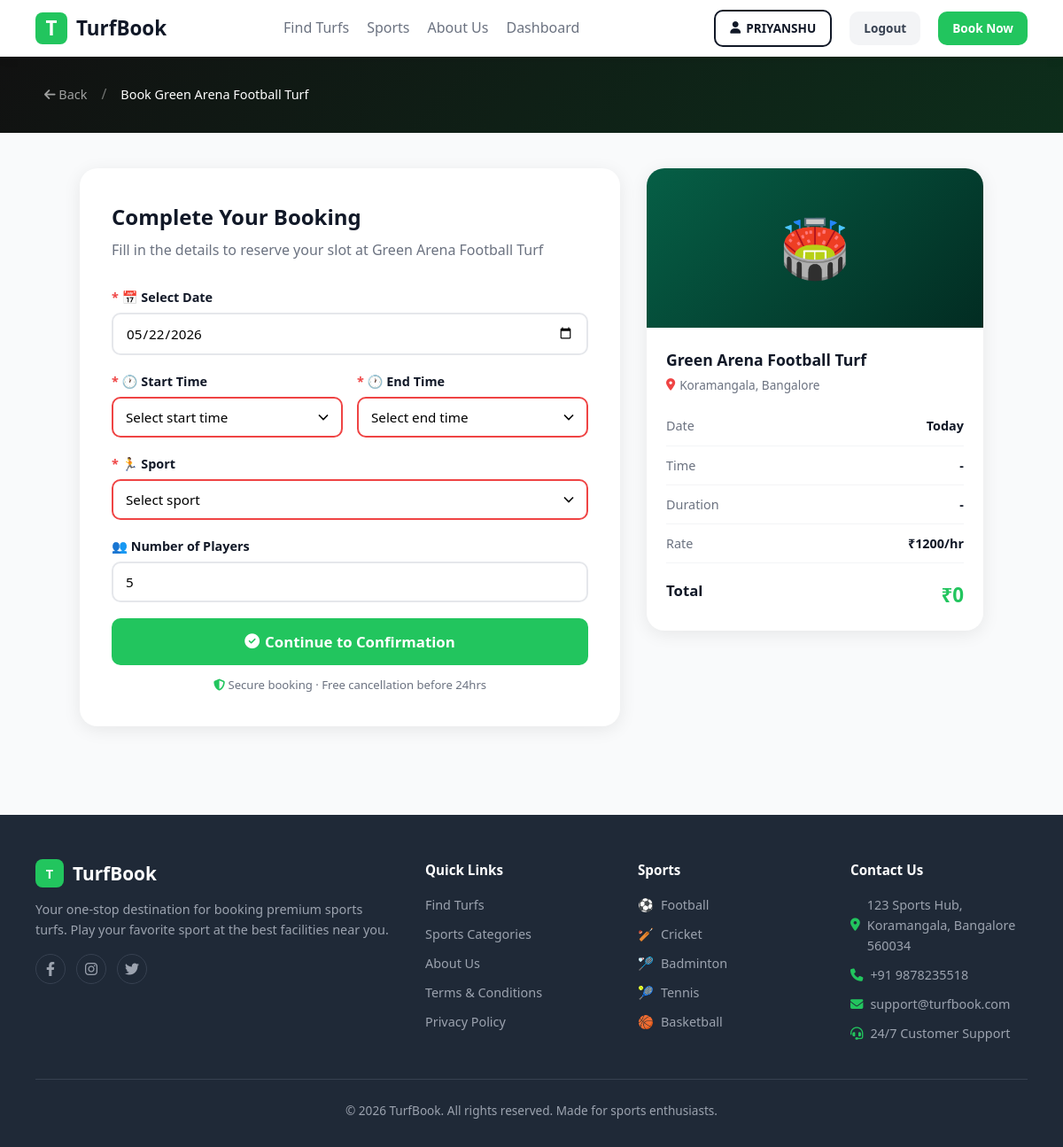
The page /book/1 (signed in) on the database its author committed.
### tables this page shows
CREATE TABLE turfs (
            id INTEGER PRIMARY KEY AUTOINCREMENT,
            name TEXT NOT NULL,
            location TEXT NOT NULL,
            city TEXT NOT NULL,
            distance REAL,
            rating REAL DEFAULT 4.5,
            review_count INTEGER DEFAULT 0,
            open_time TEXT DEFAULT '6 AM',
            close_time TEXT DEFAULT '11 PM',
            max_players INTEGER DEFAULT 22,
            price_per_hour INTEGER NOT NULL,
            sports TEXT NOT NULL,
            amenities TEXT DEFAULT '',
            image_url TEXT DEFAULT '',
            description TEXT DEFAULT '',
            is_active INTEGER DEFAULT 1
        );

### app.py (the view, shortened to what this page needs)
@app.route('/book/<int:turf_id>', methods=['GET', 'POST'])
@login_required
def book(turf_id):
    conn = get_db()
    turf = conn.execute("SELECT * FROM turfs WHERE id=?", (turf_id,)).fetchone()
    if not turf:
        conn.close()
        flash('Turf not found.', 'danger')
        return redirect(url_for('find_turfs'))
    conn.close()
    today = date.today().isoformat()
    slots = [f"{h:02d}:00" for h in range(6, 24)]
    return render_template('book.html', turf=turf, today=today, slots=slots)

### app.py (called while the page is built)
def get_db():
    conn = sqlite3.connect(DB_PATH)
    conn.row_factory = sqlite3.Row
    return conn

def login_required(f):
    @wraps(f)
    def decorated(*args, **kwargs):
        if 'user_id' not in session:
            flash('Please login to continue.', 'warning')
            return redirect(url_for('login'))
        return f(*args, **kwargs)
    return decorated

### templates/book.html (shortened to what this page needs)
{% extends 'base.html' %}
{% block content %}
<div style="background: linear-gradient(135deg, #111, #0d2e1b); padding: 30px 40px; color: white;">
  <div style="max-width:1100px; margin:0 auto; display:flex; align-items:center; gap:16px;">
    <a href="/turf/{{ turf.id }}" style="color:rgba(255,255,255,0.6); font-size:0.9rem;"><i class="fa fa-arrow-left"></i> Back</a>
    <span style="color:rgba(255,255,255,0.4);">/</span>
    <span style="color:white; font-size:0.9rem;">Book {{ turf.name }}</span>
  </div>
</div>
<div class="book-layout">
  <div class="book-form-card">
    <h2>Complete Your Booking</h2>
    <p class="subtitle">Fill in the details to reserve your slot at {{ turf.name }}</p>
    <form action="/book/{{ turf.id }}" method="post" id="bookingForm" onsubmit="return validateForm()">
      <div class="form-group">
        <label><span style="color:var(--red);">*</span> 📅 Select Date</label>
        <input type="date" name="booking_date" id="bookingDate" class="form-control" min="{{ today }}" value="{{ today }}" required onchange="checkAvailability()">
      </div>
      <div class="form-row">
        <div class="form-group">
          <label><span style="color:var(--red);">*</span> 🕐 Start Time</label>
          <select name="start_time" id="startTime" class="form-control" required onchange="updateSummary(); validateTimes();">
            <option value="">Select start time</option>
          </select>
        </div>
        <div class="form-group">
          <label><span style="color:var(--red);">*</span> 🕐 End Time</label>
          <select name="end_time" id="endTime" class="form-control" required onchange="updateSummary(); validateTimes();">
            <option value="">Select end time</option>
          </select>
        </div>
      </div>
      <div class="form-group">
        <label><span style="color:var(--red);">*</span> 🏃 Sport</label>
        <select name="sport" class="form-control" required>
          <option value="">Select sport</option>
        </select>
      </div>
      <div class="form-group">
        <label>👥 Number of Players</label>
        <input type="number" name="players" class="form-control" min="1" max="{{ turf.max_players }}" value="5" placeholder="How many players?">
      </div>
      <button type="submit" class="btn btn-green" id="submitBtn" style="width:100%; justify-content:center; font-size:1.05rem; padding:15px;">
        <i class="fa fa-check-circle"></i> Continue to Confirmation
      </button>
      <p style="color:var(--gray); font-size:0.82rem; text-align:center; margin-top:12px;">
        <i class="fa fa-shield-alt" style="color:var(--green)"></i> Secure booking · Free cancellation before 24hrs
      </p>
    </form>
  </div>
  <div>
    <div class="turf-summary">
      <div class="turf-summary-img">{{ turf.image_url }}</div>
      <div class="turf-summary-body">
        <h3>{{ turf.name }}</h3>
        <div class="loc"><i class="fa fa-map-marker-alt" style="color:var(--red)"></i> {{ turf.location }}, {{ turf.city }}</div>
        <div class="summary-row"><span class="label">Date</span><span class="val" id="sumDate">Today</span></div>
        <div class="summary-row"><span class="label">Time</span><span class="val" id="sumTime">-</span></div>
        <div class="summary-row"><span class="label">Duration</span><span class="val" id="sumDuration">-</span></div>
        <div class="summary-row"><span class="label">Rate</span><span class="val">₹{{ turf.price_per_hour }}/hr</span></div>
        <div class="total-row"><span class="label">Total</span><span class="val" id="sumTotal">₹0</span></div>
      </div>
    </div>
  </div>
</div>
{% endblock %}

### static/css/style.css (style rules this page uses)
:root { --green: #22c55e; --green-dark: #16a34a; --yellow: #f59e0b; --dark: #111827; --gray: #6b7280; --light: #f9fafb; --white: #fff; --red: #ef4444; --blue: #3b82f6; --border-radius: 10px; --shadow-sm: 0 2px 12px rgba(0,0,0,0.07); --shadow-md: 0 4px 20px rgba(0,0,0,0.08); --shadow-lg: 0 8px 30px rgba(0,0,0,0.12); --transition: all 0.3s ease; }
* { box-sizing: border-box; margin: 0; padding: 0; }
html, body { width: 100%; height: 100%; }
body { font-family: 'Segoe UI', Tahoma, Geneva, Verdana, sans-serif; color: var(--dark); background: var(--light); line-height: 1.6; }
a { text-decoration: none; color: inherit; transition: var(--transition); }
button, input, select, textarea { font-family: inherit; font-size: inherit; }
.btn { padding: 11px 22px; border-radius: var(--border-radius); font-weight: 600; cursor: pointer; border: none; transition: var(--transition); font-size: 0.95rem; display: inline-flex; align-items: center; gap: 6px; white-space: nowrap; }
.btn-green { background: var(--green); color: white; }
.form-group { margin-bottom: 18px; }
.form-group label { display: block; font-weight: 600; margin-bottom: 6px; font-size: 0.9rem; }
.form-control { width: 100%; padding: 11px 14px; border: 2px solid #e5e7eb; border-radius: var(--border-radius); font-size: 0.95rem; transition: border-color 0.2s; }
.form-control:invalid { border-color: var(--red); }
select.form-control { background: white; cursor: pointer; background-image: none; appearance: none; padding-right: 36px; background-repeat: no-repeat; background-position: right 10px center; background-size: 20px; }
.form-control::placeholder { color: var(--gray); }

### templates/base.html (style rules this page uses)
:root { --green: #22c55e; --green-dark: #16a34a; --yellow: #f59e0b; --dark: #111827; --gray: #6b7280; --light: #f9fafb; --white: #fff; --red: #ef4444; --blue: #3b82f6; }

### templates/book.html (style rules this page uses)
.book-layout { display: grid; grid-template-columns: 1fr 380px; gap: 30px; padding: 40px; max-width: 1100px; margin: 0 auto; }
.book-form-card { background: white; border-radius: 20px; padding: 36px; box-shadow: 0 4px 20px rgba(0,0,0,0.08); }
.book-form-card h2 { font-size: 1.5rem; font-weight: 800; margin-bottom: 6px; }
.book-form-card .subtitle { color: var(--gray); margin-bottom: 28px; }
.form-row { display: grid; grid-template-columns: 1fr 1fr; gap: 16px; }
.turf-summary { background: white; border-radius: 20px; overflow: hidden; box-shadow: 0 4px 20px rgba(0,0,0,0.08); position: sticky; top: 80px; }
.turf-summary-img { background: linear-gradient(135deg, #065f46, #022c22); height: 180px; display: flex; align-items: center; justify-content: center; font-size: 4rem; }
.turf-summary-body { padding: 22px; }
.turf-summary-body h3 { font-size: 1.1rem; font-weight: 700; margin-bottom: 4px; }
.turf-summary-body .loc { color: var(--gray); font-size: 0.85rem; margin-bottom: 14px; display: flex; align-items: center; gap: 5px; }
.summary-row { display: flex; justify-content: space-between; padding: 10px 0; border-bottom: 1px solid #f3f4f6; font-size: 0.9rem; }
.summary-row .label { color: var(--gray); }
.summary-row .val { font-weight: 600; }
.total-row { display: flex; justify-content: space-between; padding: 14px 0 0; margin-top: 4px; }
.total-row .label { font-weight: 700; font-size: 1.05rem; }
.total-row .val { font-size: 1.4rem; font-weight: 800; color: var(--green); }

### rows shown on the page
turfs: name "Green Arena Football Turf", image_url "🏟️", location "Koramangala", city "Bangalore", price_per_hour "1200"

### other values the page prints
{{ session.get('user_name', '').split()[0] }} "PRIYANSHU"
